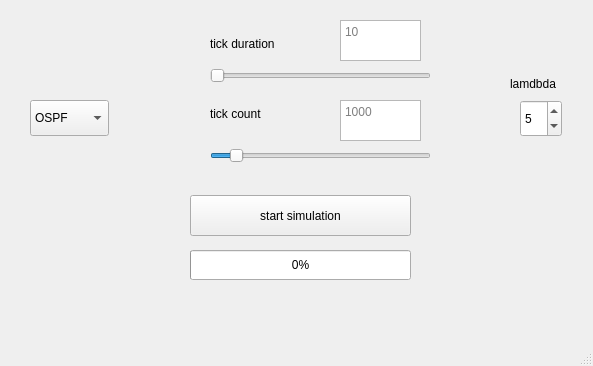
<?xml version="1.0" encoding="UTF-8"?>
<ui version="4.0">
 <class>NetworkSimulator</class>
 <widget class="QMainWindow" name="NetworkSimulator">
  <property name="geometry">
   <rect>
    <x>0</x>
    <y>0</y>
    <width>593</width>
    <height>366</height>
   </rect>
  </property>
  <property name="windowTitle">
   <string>NetworkSimulator</string>
  </property>
  <widget class="QWidget" name="centralwidget">
   <widget class="QPushButton" name="start">
    <property name="geometry">
     <rect>
      <x>190</x>
      <y>195</y>
      <width>221</width>
      <height>41</height>
     </rect>
    </property>
    <property name="text">
     <string>start simulation</string>
    </property>
   </widget>
   <widget class="QComboBox" name="protocol">
    <property name="geometry">
     <rect>
      <x>30</x>
      <y>100</y>
      <width>79</width>
      <height>36</height>
     </rect>
    </property>
    <item>
     <property name="text">
      <string>OSPF</string>
     </property>
    </item>
    <item>
     <property name="text">
      <string>RIP</string>
     </property>
    </item>
   </widget>
   <widget class="QSlider" name="cycleDuration">
    <property name="geometry">
     <rect>
      <x>210</x>
      <y>60</y>
      <width>221</width>
      <height>31</height>
     </rect>
    </property>
    <property name="minimum">
     <number>10</number>
    </property>
    <property name="maximum">
     <number>100000</number>
    </property>
    <property name="orientation">
     <enum>Qt::Horizontal</enum>
    </property>
   </widget>
   <widget class="QSpinBox" name="lambda">
    <property name="geometry">
     <rect>
      <x>520</x>
      <y>100</y>
      <width>42</width>
      <height>37</height>
     </rect>
    </property>
    <property name="value">
     <number>5</number>
    </property>
   </widget>
   <widget class="QTextBrowser" name="tickDurationShow">
    <property name="geometry">
     <rect>
      <x>340</x>
      <y>20</y>
      <width>81</width>
      <height>41</height>
     </rect>
    </property>
    <property name="placeholderText">
     <string>10</string>
    </property>
   </widget>
   <widget class="QTextBrowser" name="tickCountShow">
    <property name="geometry">
     <rect>
      <x>340</x>
      <y>100</y>
      <width>81</width>
      <height>41</height>
     </rect>
    </property>
    <property name="placeholderText">
     <string>1000</string>
    </property>
   </widget>
   <widget class="QSlider" name="tickCount">
    <property name="geometry">
     <rect>
      <x>210</x>
      <y>140</y>
      <width>221</width>
      <height>31</height>
     </rect>
    </property>
    <property name="minimum">
     <number>100</number>
    </property>
    <property name="maximum">
     <number>10000</number>
    </property>
    <property name="value">
     <number>1000</number>
    </property>
    <property name="orientation">
     <enum>Qt::Horizontal</enum>
    </property>
   </widget>
   <widget class="QLabel" name="label">
    <property name="geometry">
     <rect>
      <x>210</x>
      <y>30</y>
      <width>81</width>
      <height>28</height>
     </rect>
    </property>
    <property name="text">
     <string>tick duration</string>
    </property>
   </widget>
   <widget class="QLabel" name="label_2">
    <property name="geometry">
     <rect>
      <x>210</x>
      <y>100</y>
      <width>91</width>
      <height>28</height>
     </rect>
    </property>
    <property name="text">
     <string>tick count</string>
    </property>
   </widget>
   <widget class="QLabel" name="label_3">
    <property name="geometry">
     <rect>
      <x>510</x>
      <y>70</y>
      <width>58</width>
      <height>28</height>
     </rect>
    </property>
    <property name="text">
     <string>lamdbda</string>
    </property>
   </widget>
   <widget class="QProgressBar" name="progressBar">
    <property name="geometry">
     <rect>
      <x>190</x>
      <y>250</y>
      <width>221</width>
      <height>30</height>
     </rect>
    </property>
    <property name="value">
     <number>0</number>
    </property>
   </widget>
  </widget>
  <widget class="QMenuBar" name="menubar">
   <property name="geometry">
    <rect>
     <x>0</x>
     <y>0</y>
     <width>593</width>
     <height>33</height>
    </rect>
   </property>
  </widget>
  <widget class="QStatusBar" name="statusbar"/>
 </widget>
 <resources/>
 <connections/>
</ui>
